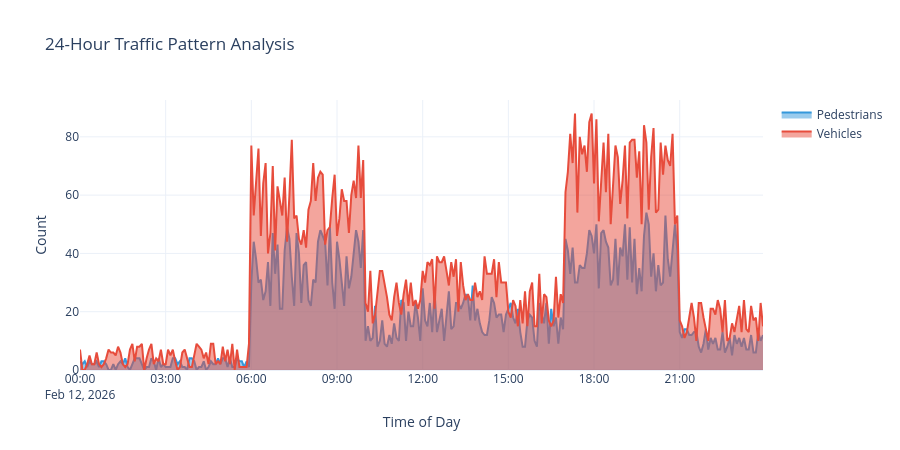
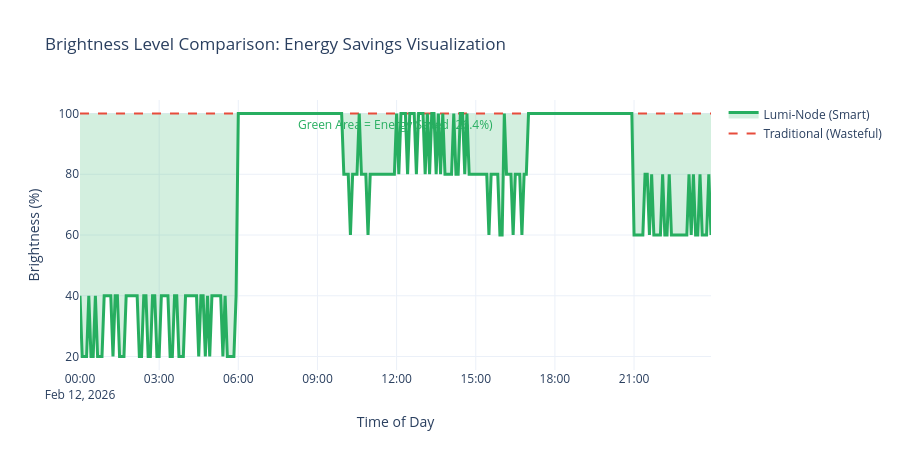
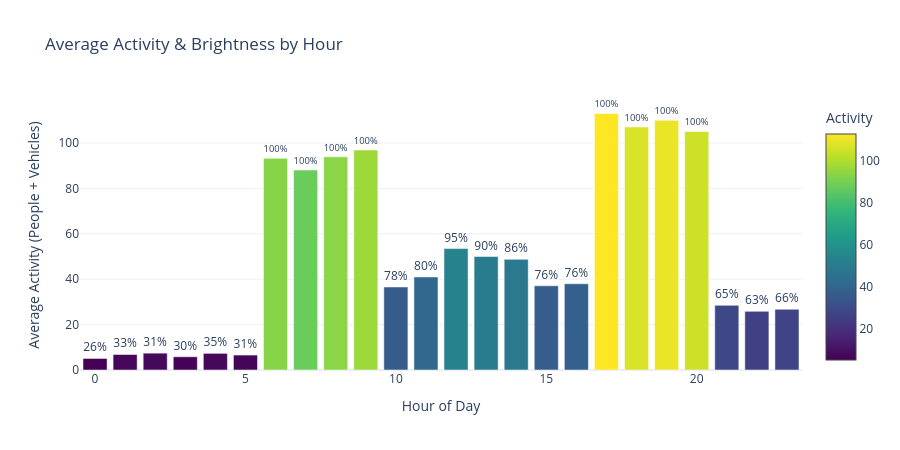
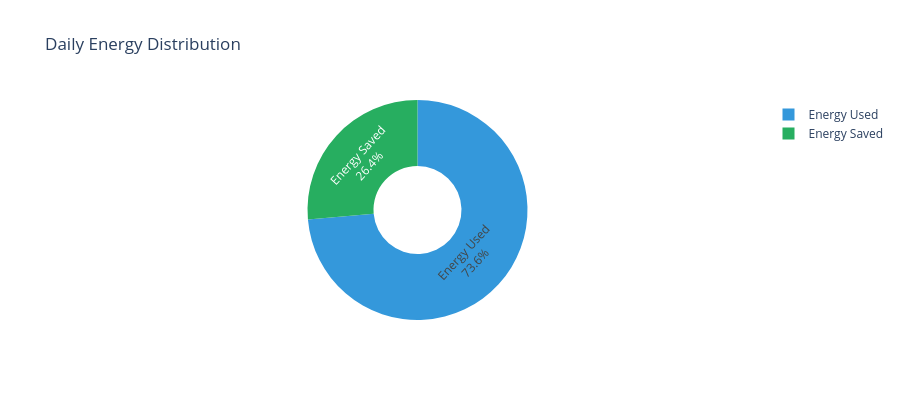

Write notebook code for charts like these, in order.
### Code cell
# Create visualizations

# 1. Traffic Pattern Over 24 Hours
fig1 = go.Figure()

fig1.add_trace(go.Scatter(
    x=df_traffic['timestamp'],
    y=df_traffic['people_count'],
    name='Pedestrians',
    line=dict(color='#3498db', width=2),
    fill='tozeroy'
))

fig1.add_trace(go.Scatter(
    x=df_traffic['timestamp'],
    y=df_traffic['vehicle_count'],
    name='Vehicles',
    line=dict(color='#e74c3c', width=2),
    fill='tozeroy'
))

fig1.update_layout(
    title='24-Hour Traffic Pattern Analysis',
    xaxis_title='Time of Day',
    yaxis_title='Count',
    height=450,
    hovermode='x unified',
    template='plotly_white'
)

fig1.show()

print("✅ Chart 1: Traffic Pattern")

# 2. Brightness Comparison: Traditional vs Smart
fig2 = go.Figure()

# Fill area between curves to show savings
fig2.add_trace(go.Scatter(
    x=df_traffic['timestamp'],
    y=df_traffic['traditional_brightness'],
    name='Traditional (Wasteful)',
    line=dict(color='#e74c3c', width=2, dash='dash'),
    fill=None
))

fig2.add_trace(go.Scatter(
    x=df_traffic['timestamp'],
    y=df_traffic['optimal_brightness'],
    name='Lumi-Node (Smart)',
    line=dict(color='#27ae60', width=3),
    fill='tonexty',  # Fill to previous trace
    fillcolor='rgba(39, 174, 96, 0.2)'
))

fig2.update_layout(
    title='Brightness Level Comparison: Energy Savings Visualization',
    xaxis_title='Time of Day',
    yaxis_title='Brightness (%)',
    height=450,
    hovermode='x unified',
    template='plotly_white',
    annotations=[
        dict(
            x=0.5, y=0.95,
            xref='paper', yref='paper',
            text=f'Green Area = Energy Saved ({savings["percentage_saved"]:.1f}%)',
            showarrow=False,
            font=dict(size=12, color='#27ae60')
        )
    ]
)

fig2.show()

print("✅ Chart 2: Brightness Comparison")

# 3. Hourly Activity Heatmap
df_traffic['hour'] = df_traffic['timestamp'].dt.hour
hourly_avg = df_traffic.groupby('hour').agg({
    'total_activity': 'mean',
    'optimal_brightness': 'mean'
}).reset_index()

fig3 = go.Figure()

fig3.add_trace(go.Bar(
    x=hourly_avg['hour'],
    y=hourly_avg['total_activity'],
    name='Activity Level',
    marker=dict(
        color=hourly_avg['total_activity'],
        colorscale='Viridis',
        showscale=True,
        colorbar=dict(title="Activity")
    ),
    text=hourly_avg['optimal_brightness'].astype(int).astype(str) + '%',
    textposition='outside'
))

fig3.update_layout(
    title='Average Activity & Brightness by Hour',
    xaxis_title='Hour of Day',
    yaxis_title='Average Activity (People + Vehicles)',
    height=450,
    template='plotly_white'
)

fig3.show()

print("✅ Chart 3: Hourly Analysis")

# 4. Energy Consumption Comparison (Pie Chart)
energy_comparison = pd.DataFrame({
    'System': ['Energy Saved', 'Energy Used'],
    'kWh': [savings['kwh_saved_per_day'], savings['smart_kwh_per_day']]
})

fig4 = px.pie(
    energy_comparison,
    values='kWh',
    names='System',
    title='Daily Energy Distribution',
    color='System',
    color_discrete_map={'Energy Saved': '#27ae60', 'Energy Used': '#3498db'},
    hole=0.4
)

fig4.update_traces(textposition='inside', textinfo='percent+label')
fig4.update_layout(height=400)

fig4.show()

print("✅ Chart 4: Energy Distribution")

print("\n✅ All visualizations created successfully!")

### Figure 1 — Plotly figure (JSON) as saved in the notebook; plotly's stock layout.template omitted (floating-point values rounded to 4 significant figures; data arrays with more than 128 entries replaced by an {"elided": "..."} marker saying what was removed)
{"data": [{"fill": "tozeroy", "line": {"color": "#3498db", "width": 2}, "name": "Pedestrians", "type": "scatter", "x": {"elided": "288 str values"}, "y": {"elided": "288 int values"}}, {"fill": "tozeroy", "line": {"color": "#e74c3c", "width": 2}, "name": "Vehicles", "type": "scatter", "x": {"elided": "288 str values"}, "y": {"elided": "288 int values"}}], "layout": {"height": 450, "hovermode": "x unified", "title": {"text": "24-Hour Traffic Pattern Analysis"}, "xaxis": {"title": {"text": "Time of Day"}}, "yaxis": {"title": {"text": "Count"}}}}

### Figure 2 — Plotly figure (JSON) as saved in the notebook; plotly's stock layout.template omitted (floating-point values rounded to 4 significant figures; data arrays with more than 128 entries replaced by an {"elided": "..."} marker saying what was removed)
{"data": [{"line": {"color": "#e74c3c", "dash": "dash", "width": 2}, "name": "Traditional (Wasteful)", "type": "scatter", "x": {"elided": "288 str values"}, "y": {"elided": "288 int values"}}, {"fill": "tonexty", "fillcolor": "rgba(39, 174, 96, 0.2)", "line": {"color": "#27ae60", "width": 3}, "name": "Lumi-Node (Smart)", "type": "scatter", "x": {"elided": "288 str values"}, "y": {"elided": "288 int values"}}], "layout": {"annotations": [{"font": {"color": "#27ae60", "size": 12}, "showarrow": false, "text": "Green Area = Energy Saved (26.4%)", "x": 0.5, "xref": "paper", "y": 0.95, "yref": "paper"}], "height": 450, "hovermode": "x unified", "title": {"text": "Brightness Level Comparison: Energy Savings Visualization"}, "xaxis": {"title": {"text": "Time of Day"}}, "yaxis": {"title": {"text": "Brightness (%)"}}}}

### Figure 3 — Plotly figure (JSON) as saved in the notebook; plotly's stock layout.template omitted (floating-point values rounded to 4 significant figures)
{"data": [{"marker": {"color": [5.083, 6.833, 7.417, 5.833, 7.333, 6.583, 93.25, 88.08, 93.92, 96.92, 36.58, 41.0, 53.5, 50.0, 48.75, 37.08, 38.0, 113.0, 107.1, 110.0, 105.1, 28.5, 25.83, 26.75], "colorbar": {"title": {"text": "Activity"}}, "colorscale": [[0, "#440154"], [0.1111, "#482878"], [0.2222, "#3e4989"], [0.3333, "#31688e"], [0.4444, "#26828e"], [0.5556, "#1f9e89"], [0.6667, "#35b779"], [0.7778, "#6ece58"], [0.8889, "#b5de2b"], [1, "#fde725"]], "showscale": true}, "name": "Activity Level", "text": ["26%", "33%", "31%", "30%", "35%", "31%", "100%", "100%", "100%", "100%", "78%", "80%", "95%", "90%", "86%", "76%", "76%", "100%", "100%", "100%", "100%", "65%", "63%", "66%"], "textposition": "outside", "type": "bar", "x": [0, 1, 2, 3, 4, 5, 6, 7, 8, 9, 10, 11, 12, 13, 14, 15, 16, 17, 18, 19, 20, 21, 22, 23], "y": [5.083, 6.833, 7.417, 5.833, 7.333, 6.583, 93.25, 88.08, 93.92, 96.92, 36.58, 41.0, 53.5, 50.0, 48.75, 37.08, 38.0, 113.0, 107.1, 110.0, 105.1, 28.5, 25.83, 26.75]}], "layout": {"height": 450, "title": {"text": "Average Activity & Brightness by Hour"}, "xaxis": {"title": {"text": "Hour of Day"}}, "yaxis": {"title": {"text": "Average Activity (People + Vehicles)"}}}}

### Figure 4 — Plotly figure (JSON) as saved in the notebook; plotly's stock layout.template omitted (floating-point values rounded to 4 significant figures)
{"data": [{"customdata": [["Energy Saved"], ["Energy Used"]], "domain": {"x": [0, 1], "y": [0, 1]}, "hole": 0.4, "hovertemplate": "System=%{customdata[0]}<br>kWh=%{value}<extra></extra>", "labels": ["Energy Saved", "Energy Used"], "legendgroup": "", "marker": {"colors": ["#27ae60", "#3498db"]}, "name": "", "showlegend": true, "textinfo": "percent+label", "textposition": "inside", "type": "pie", "values": [95.0, 265.0]}], "layout": {"height": 400, "legend": {"tracegroupgap": 0}, "title": {"text": "Daily Energy Distribution"}}}
